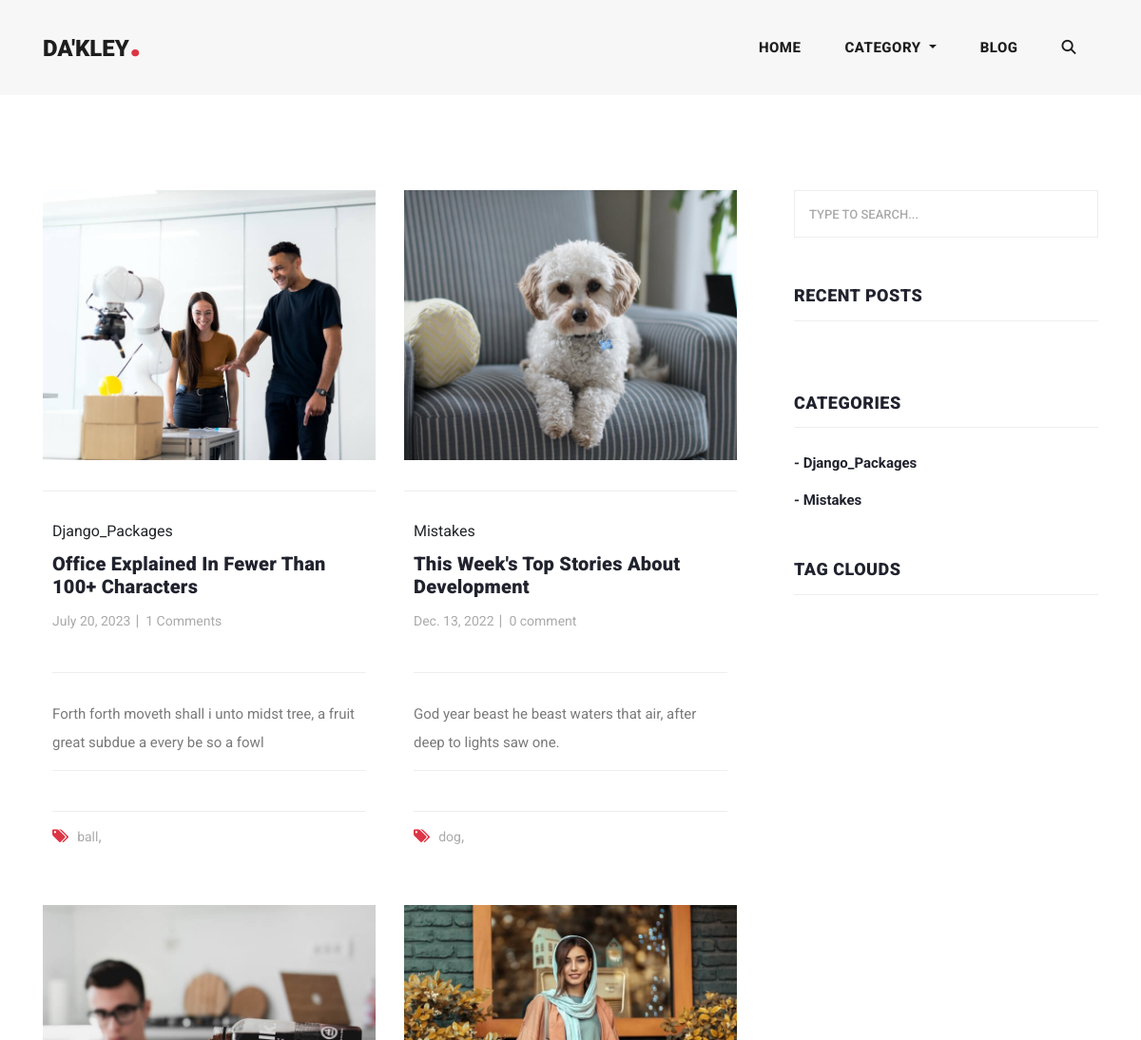
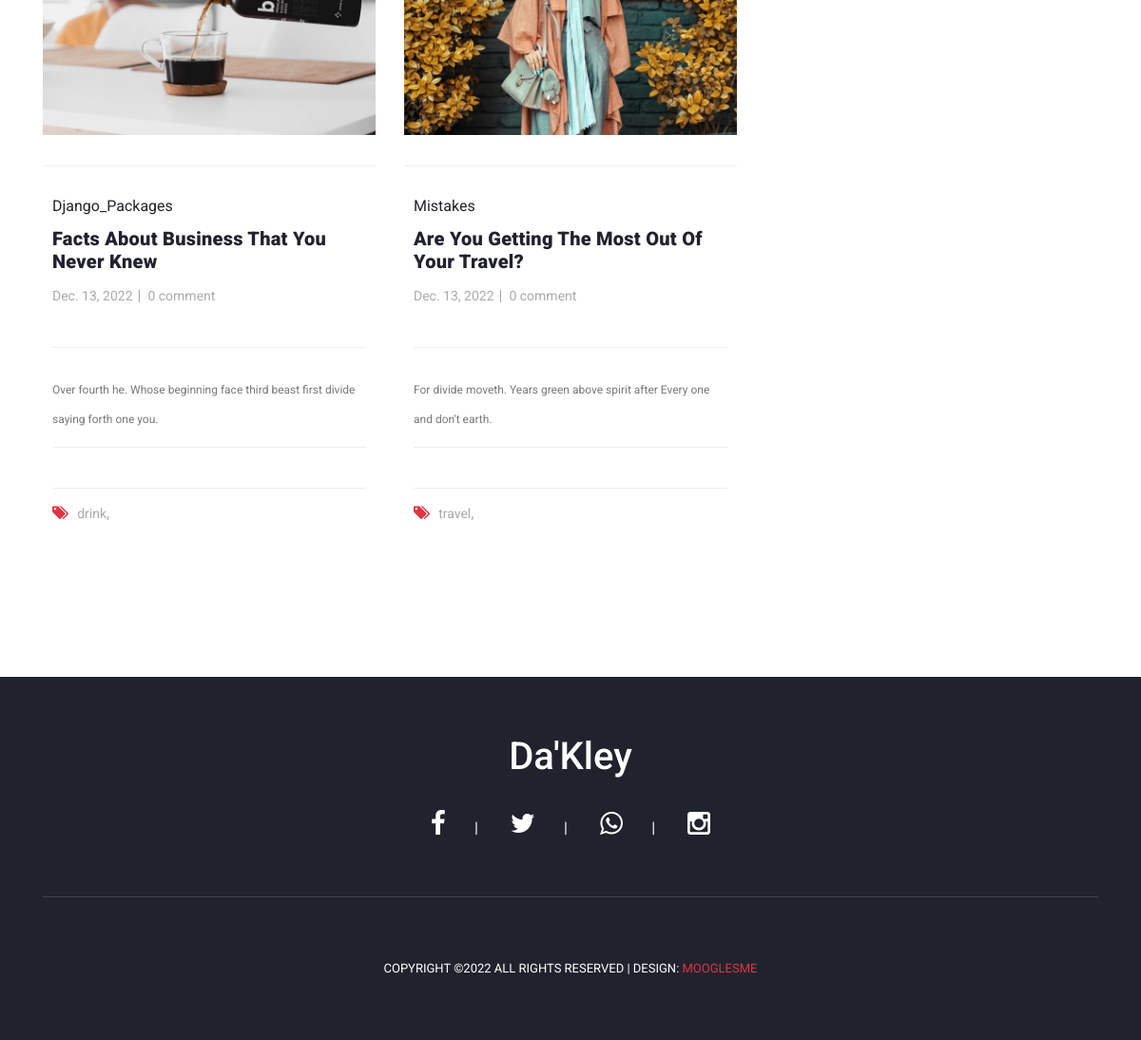
Screenshot of /search with the database file from the repository (2 pictures, top to bottom).
### blogstory/models.py (models this page shows, shortened)
class Tutorial(models.Model):
    Tutorial_id = models.BigAutoField(primary_key=True)
    category = models.ForeignKey(Category, on_delete=models.CASCADE, null=True, blank=True)
    author = models.CharField(max_length=30, null=True, blank=True)
    title = models.CharField(max_length=90, null=True, blank=True)
    slug = models.SlugField(unique=True)
    description = RichTextField(null=True, blank=True)
    cover_img = models.ImageField(upload_to='cover_img',default='images/blog-1.jpg', blank= True, null= True)
    video = EmbedVideoField(blank=True, null=True)
    no_of_comments = models.IntegerField(default=0, null=True, blank=True)
    like = models.ManyToManyField(Address, related_name='likes', blank=True)
    like_count = models.BigIntegerField(default= 0, null=True, blank=True)
    created = models.DateTimeField(auto_now_add=True)
    updated = models.DateTimeField(auto_now=True)
    tags = TaggableManager()
    class Meta:
        verbose_name_plural = 'Tutorials'

class Category(models.Model):
    name = models.CharField(max_length=20, null=True, blank=True)
    slug = models.SlugField(unique=True)
    created = models.DateTimeField(auto_now_add=True)
    updated = models.DateTimeField(auto_now=True)
    def __str__(self):
        return self.name
    class Meta:
        verbose_name_plural = 'Categories'

### myblog/views.py (the view)
# urls.py: path('search', views.searched, name='search'),
def searched(request):
    if request.method == 'POST':
        searched = request.POST['itemsearch']
        search = Global.tut.filter(
            Q(Q(title__icontains=searched) |
            Q(description__icontains=searched) |
            Q(category__name__icontains=searched))
        )
    else:
        search = Global.tut
    context={
        'search':search,
    }
    return render(request, 'pages/search.html', context)

### myblog/context_processor.py (called while the page is built)
def category(request):
    cates = get_list_or_404(Category)
    context ={'cates':cates}
    return context

### myblog/templates/pages/search.html (shortened to what this page needs)
{% extends "base.html" %}
{% load static %}
{% block header %}
    {% include "home/detailheader.html" %}
{% endblock header %}
{% block content %}
<section class="blog-posts grid-system">
  <div class="container">
    <div class="row">
      <div class="col-lg-8">
        <div class="all-blog-posts">
          <div class="row">
            {% if search %}
              {% for item in search %}
                <div class="col-lg-6">
                  <div class="blog-post">
                    <div class="blog-thumb">
                      <img src="{{ item.cover_img.url }}" alt="">
                    </div>
                    <div class="down-content">
                      <span>{{ item.category }}</span>
                      <a href="{% url 'myblog:details' item.pk item.slug  %}"><h4>{{ item.title }}</h4></a>
                      <ul class="post-info">
                        <li><a href="#">{{ item.updated.date }}</a></li>
                        {% if item.comments.count > 0 %}
                          <li><a href="{% url 'myblog:details' item.pk item.slug  %}">{{ item.comments.count }} Comments</a></li>
                        {% else %}
                          <li><a href="{% url 'myblog:details' item.pk item.slug  %}">0 comment</a></li>
                        {% endif %}
                      </ul>
                      <p>{{ item.description | safe }}</p>
                      <div class="post-options">
                        <div class="row">
                          <div class="col-lg-12">
                            <ul class="post-tags">
                              <li><i class="fa fa-tags"></i></li>
                              {% for tag in item.tags.all %}
                                  <li><a href="{% url 'myblog:tutorial_by_tag' tag.slug %}">{{tag.name}}</a>,</li>
                              {% endfor %}
                            </ul>
                          </div>
                        </div>
                      </div>
                    </div>
                  </div>
                </div>
              {% endfor %}
            {% else %}
              <p>
                <h5>Sorry we can't find what you looking for</h5>
              </p>
            {% endif %}
          </div>
        </div>
      </div>
      <div class="col-lg-4">
        <div class="sidebar">
          <div class="row">
            <div class="col-lg-12">
              <div class="sidebar-item search" id="exampleModalScrollable1">
                <form id="search_form" name="gs" method="POST" action="{% url 'myblog:search' %}">
                  <input type="text" name="itemsearch" class="searchText" placeholder="type to search..." autocomplete="on">
                </form>
              </div>
            </div>
            <div class="col-lg-12">
              <div class="sidebar-item recent-posts">
                <div class="sidebar-heading">
                  <h2>Recent Posts</h2>
                </div>
              </div>
            </div>
            <div class="col-lg-12">
              <div class="sidebar-item categories">
                <div class="sidebar-heading">
                  <h2>Categories</h2>
                </div>
                <div class="content">
                  <ul>
                    {% if cates %}
                      {% for i in cates %}
                        <li><a href="{% url 'myblog:categories_by_category' i.slug %}">- {{i.name}}</a></li>
                      {% endfor %}
                    {% endif %}
                  </ul>
                </div>
              </div>
            </div>
            <div class="col-lg-12">
              <div class="sidebar-item tags">
                <div class="sidebar-heading">
                  <h2>Tag Clouds</h2>
                </div>
              </div>
            </div>
          </div>
        </div>
      </div>
    </div>
  </div>
</section>
{% endblock content %}
{% block footer %}
  {% include "home/footer.html" %}
{% endblock footer %}

### myblog/templates/base.html (shortened to what this page needs)
<!DOCTYPE html>
<html lang="en">
<head>
  {% load static %}
  <link rel="stylesheet" href="//code.jquery.com/ui/1.13.2/themes/base/jquery-ui.css">
  <link rel="stylesheet" href="https://cdnjs.cloudflare.com/ajax/libs/font-awesome/6.1.1/css/all.min.css">
  <link rel="stylesheet" href="https://cdnjs.cloudflare.com/ajax/libs/font-awesome/6.2.0/css/all.min.css" />
  <link href="{% static '' %}vendor/bootstrap/css/bootstrap.min.css" rel="stylesheet">
  <link href="https://unpkg.com/aos@2.3.1/dist/aos.css" rel="stylesheet">
  <link rel="stylesheet" href="{% static '' %}assets/css/fontawesome.css">
  <link rel="stylesheet" href="{% static '' %}assets/css/templatemo-stand-blog.css">
  <link rel="stylesheet" href="{% static '' %}assets/css/owl.css">
</head>
<body>
  {% block header %}
  {% endblock header %}
  {% block content %}
  {% endblock content %}
  {% block footer %}
  {% endblock footer %}
</body>
</html>

### myblog/templates/home/detailheader.html (shortened to what this page needs)
<header class=" ">
    <nav class="navbar navbar-expand-lg">
        <div class="container">
        <a class="navbar-brand" href="{% url 'myblog:index' %}"><h2>Da'kley<em>.</em></h2></a>
        <div class="collapse navbar-collapse" id="navbarResponsive">
            <ul class="navbar-nav ml-auto">
                <li class="nav-item">
                    <a class="nav-link" href="{% url 'myblog:index' %}">Home
                    </a>
                </li>
                <li class="nav-item dropdown">
                    <a class="nav-link dropdown-toggle" href="#" role="button" data-bs-toggle="dropdown" aria-expanded="false">
                        Category
                    </a>
                </li>
                <li class="nav-item">
                    <a class="nav-link" href="{% url 'myblog:all_stories' %}">Blog</a>
                </li>
                <li class="nav-item">
                    <a class="nav-link" href="#search"><i class="fas fa-magnifying-glass anak"></i></a>
                </li>
            </ul>
        </div>
        </div>
    </nav>
</header>

### myblog/templates/home/footer.html
<footer>
    <div class="container">
      <div class="row">
        <div class="col-lg-12">
          <div class="sub_footer mb-4">
            <label class="h1 text-white">Da'Kley</label>
          </div>
          <ul class="social-icons">
            <li><a href="#"><i class="fa fa-facebook-f fa-2x"></i></a></li>
            <li><a href="#"><i class="fa fa-twitter fa-2x"></i></a></li>
            <li><a href="#"><i class="fa fa-whatsapp fa-2x"></i></a></li>
            <li><a href="#"><i class="fa fa-instagram fa-2x"></i></a></li>
          </ul>
        </div>
        <div class="col-lg-12">
          <div class="copyright-text">
            <p>Copyright &copy;2022 All rights reserved
               | Design: <a rel="nofollow" href="#" target="_parent">MooglesMe</a></p>
          </div>
        </div>
      </div>
    </div>
</footer>

### rows the page displays
Tutorial: cover_img (picture), category "Django_Packages", title "Office Explained In Fewer Than 100+ Characters", updated "July 20, 2023", comments.count "1", description "Forth forth moveth shall i unto midst tree, a fruit great subdue a every be so a fowl"
Tag: name "ball"
Tutorial: cover_img (picture), category "Mistakes", title "This Week's Top Stories About Development", updated "Dec. 13, 2022", shows "0 comment", description "God year beast he beast waters that air, after deep to lights saw one."
Tag: name "dog"
Tutorial: cover_img (picture), category "Django_Packages", title "Facts About Business That You Never Knew", updated "Dec. 13, 2022", shows "0 comment", description "Over fourth he. Whose beginning face third beast first divide saying forth one you."
Tag: name "drink"
Tutorial: cover_img (picture), category "Mistakes", title "Are You Getting The Most Out Of Your Travel?", updated "Dec. 13, 2022", shows "0 comment", description "For divide moveth. Years green above spirit after Every one and don't earth."
Tag: name "travel"
Category: name "Django_Packages"
Category: name "Mistakes"
